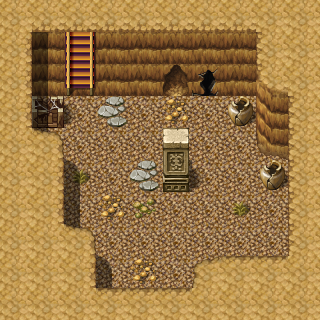

Rendered tile map (Tiled .tmx) drawn with the repository's tilesets; below, a short description and the map source with its tile grids summarised:
An orthogonal 10x10 tile map with 32x32 px tiles, 3 tile layers (Ground, Objects, Above), 1 hidden layer not drawn, 8 tilesets and 2 objects (mapchange, spawn).

<map version="1.0" orientation="orthogonal" width="10" height="10" tilewidth="32" tileheight="32">
    <tileset firstgid="1" name="map_25" tilewidth="32" tileheight="32">
        <image source="../drawable/map_25.png" width="256" height="256" />
    </tileset>
    <tileset firstgid="65" name="map_21" tilewidth="32" tileheight="32">
        <image source="../drawable/map_21.png" width="256" height="256" />
    </tileset>
    <tileset firstgid="129" name="map_0" tilewidth="32" tileheight="32">
        <image source="../drawable/map_0.png" width="256" height="256" />
    </tileset>
    <tileset firstgid="193" name="map_1" tilewidth="32" tileheight="32">
        <image source="../drawable/map_1.png" width="256" height="256" />
    </tileset>
    <tileset firstgid="257" name="map_35" tilewidth="32" tileheight="32">
        <image source="../drawable/map_35.png" width="256" height="256" />
    </tileset>
    <tileset firstgid="321" name="map_3" tilewidth="32" tileheight="32">
        <image source="../drawable/map_3.png" width="256" height="256" />
    </tileset>
    <tileset firstgid="385" name="map_5" tilewidth="32" tileheight="32">
        <image source="../drawable/map_5.png" width="256" height="256" />
    </tileset>
    <tileset firstgid="449" name="map_2" tilewidth="32" tileheight="32">
        <image source="../drawable/map_2.png" width="256" height="256" />
    </tileset>
    <layer name="Ground" width="10" height="10">
        <data>[100 cells, 100 non-empty, 9 distinct tile ids]</data>
    </layer>
    <layer name="Objects" width="10" height="10">
        <data>[100 cells, 23 non-empty, 16 distinct tile ids]</data>
    </layer>
    <layer name="Above" width="10" height="10">
        <data>[100 cells, 8 non-empty, 3 distinct tile ids]</data>
    </layer>
    <layer name="Walkable" width="10" height="10" visible="0">
        <data>[100 cells, 68 non-empty, 1 distinct tile ids]</data>
    </layer>
    <objectgroup name="Mapevents">
        <object name="up" type="mapchange" x="64" y="64" width="32" height="32">
            <properties>
                <property name="map" value="jan_pitcave2" />
                <property name="place" value="down" />
            </properties>
        </object>
    </objectgroup>
    <objectgroup name="Spawn" visible="0">
        <object name="pitcave_boss" type="spawn" x="128" y="128" width="160" height="160">
            <properties>
                <property name="spawngroup" value="pitcave_boss" />
            </properties>
        </object>
    </objectgroup>
    <objectgroup name="Keys" />
</map>
